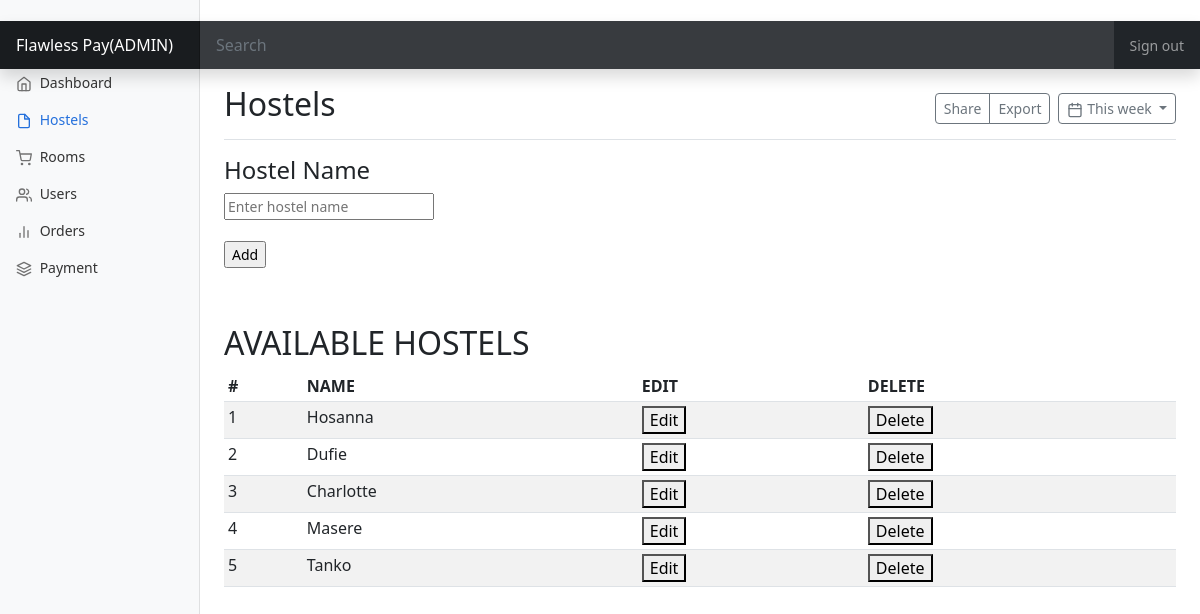
/Admin/hostels.php (signed in), run on the app's committed database.
### tables this page shows
CREATE TABLE `hostels` (
  `hostel_id` int(11) NOT NULL,
  `hostel_name` varchar(100) NOT NULL
);

### Controller/infrastructure_controller.php (called while the page is built, shortened)
<?php
include_once("../classes/infrastructure_class.php");
function selectAllHostels_ctr(){
    $selectAll= new infrastructure_class();
    return $selectAll->selectAllHostels_cls();
}
?>

### Classes/infrastructure_class.php (called while the page is built, shortened)
<?php
require_once("../Settings/db_class.php");
class infrastructure_class extends db_connection{
	public function selectAllHostels_cls(){
		$selallsql = "SELECT * FROM hostels";
		return $this -> db_fetch_all($selallsql);
	}
}
?>

### Settings/db_class.php (called while the page is built, shortened)
<?php
class db_connection
{
	public $db = null;
	public $results = null;
	function db_connect(){
		$this->db = mysqli_connect(DB_SERVER,DB_USERNAME,DB_PASSWORD,DB_NAME);
		if (mysqli_connect_errno()) {
			return false;
		}else{
			return true;
		}
	}
	function db_query($sqlQuery){
		$this->results = mysqli_query($this->db,$sqlQuery);
		if ($this->results == false) {
			return false;
		}else{
			return true;
		}
	}
	function db_fetch_all($sql){
		if(!$this->db_query($sql)){
			return false;
		}
		return mysqli_fetch_all($this->results, MYSQLI_ASSOC);
	}
}
?>

### Admin/hostels.php (the view, shortened to what this page needs)
<?php
    include("../Controller/infrastructure_controller.php");
    if(isset($_SESSION["loggedin"]) && $_SESSION["loggedin"] === true){
        if($_SESSION["role"] == 1){
        }
        else{
            echo '<a href=".../login/login.php"">Login</a>';
        }
    }
    else{
        header("location: ../login/login.php");
    }
?>
<!doctype html>
<html lang="en">
  <head>
<link href="../css/bootstrap.min.css" rel="stylesheet">
    <link href="../css/dashboard.css" rel="stylesheet">
  </head>
  <body>
<header class="navbar navbar-dark sticky-top bg-dark flex-md-nowrap p-0 shadow">
  <a class="navbar-brand col-md-3 col-lg-2 me-0 px-3 fs-6" href="#">Flawless Pay(ADMIN)</a>
  <input class="form-control form-control-dark w-100 rounded-0 border-0" type="text" placeholder="Search" aria-label="Search">
  <div class="navbar-nav">
    <div class="nav-item text-nowrap">
      <a class="nav-link px-3" href="../login/logout.php">Sign out</a>
    </div>
  </div>
</header>
<div class="container-fluid">
  <div class="row">
    <nav id="sidebarMenu" class="col-md-3 col-lg-2 d-md-block bg-light sidebar collapse">
      <div class="position-sticky pt-3 sidebar-sticky">
        <ul class="nav flex-column">
          <li class="nav-item">
            <a class="nav-link" aria-current="page" href="index.php">
              <span data-feather="home" class="align-text-bottom"></span>
              Dashboard
            </a>
          </li>
          <li class="nav-item">
            <a class="nav-link active" href="#">
              <span data-feather="file" class="align-text-bottom"></span>
              Hostels
            </a>
          </li>
          <li class="nav-item">
            <a class="nav-link" href="rooms.php">
              <span data-feather="shopping-cart" class="align-text-bottom"></span>
              Rooms
            </a>
          </li>
          <li class="nav-item">
            <a class="nav-link" href="users.php">
              <span data-feather="users" class="align-text-bottom"></span>
              Users
            </a>
          </li>
          <li class="nav-item">
            <a class="nav-link" href="orders.php">
              <span data-feather="bar-chart-2" class="align-text-bottom"></span>
              Orders
            </a>
          </li>
          <li class="nav-item">
            <a class="nav-link" href="payment.php">
              <span data-feather="layers" class="align-text-bottom"></span>
              Payment
            </a>
          </li>
        </ul>
      </div>
    </nav>
    <main class="col-md-9 ms-sm-auto col-lg-10 px-md-4">
      <div class="d-flex justify-content-between flex-wrap flex-md-nowrap align-items-center pt-3 pb-2 mb-3 border-bottom">
        <h1 class="h2">Hostels</h1>
        <div class="btn-toolbar mb-2 mb-md-0">
          <div class="btn-group me-2">
            <button type="button" class="btn btn-sm btn-outline-secondary">Share</button>
            <button type="button" class="btn btn-sm btn-outline-secondary">Export</button>
          </div>
          <button type="button" class="btn btn-sm btn-outline-secondary dropdown-toggle">
            <span data-feather="calendar" class="align-text-bottom"></span>
            This week
          </button>
        </div>
      </div>
        <form action= "../Actions/add_hostel.php" method="POST">
            <h4>Hostel Name</h4>
            <input type="text" name="hostel" placeholder="Enter hostel name" id="adminHostel" required>
            <br>
            <br>
            <input type="submit" name="hostelinfo" id="add_hostelinfo" value="Add">
        </form>
        <br>
        <br>
      <h2>AVAILABLE HOSTELS</h2>
      <div class="table-responsive">
        <table class="table table-striped table-sm">
          <thead>
            <tr>
              <th scope="col">#</th>
              <th scope="col">NAME</th>
              <th scope="col">EDIT</th>
              <th scope="col">DELETE</th>
            </tr>
          </thead>
          <tbody>
            <?php
                $selectall= selectAllHostels_ctr();
                foreach ($selectall as $row)
                :
            ?>
            <tr>
                <td><?php echo $row['hostel_id']; ?></td>
                <td><?php echo $row['hostel_name']; ?></td>
                <td>
                    <a href="edithostel.php?id=<?php echo $row['hostel_id']; ?>" class="edit"><button>Edit</button></a>
                </td>
                <td>
                    <a onclick="return confirm('Record will be deleted. Proceed?');" href="../Actions/delete_hostel.php?id=<?php echo $row['hostel_id']; ?>" class="edit"><button>Delete</button></a>
                </td>
            </tr>
            <?php endforeach;?>
          </tbody>
        </table>
      </div>
    </main>
  </div>
</div>
  </body>
</html>

### css/dashboard.css (style rules this page uses)
body { font-size: .875rem; }
.feather { width: 16px; height: 16px; }
.sidebar { position: fixed; top: 0; bottom: 0; left: 0; z-index: 100; padding: 48px 0 0; box-shadow: inset -1px 0 0 rgba(0, 0, 0, .1); }
.sidebar-sticky { height: calc(100vh - 48px); overflow-x: hidden; overflow-y: auto; }
.sidebar .nav-link { font-weight: 500; color: #333; }
.sidebar .nav-link .feather { margin-right: 4px; color: #727272; }
.sidebar .nav-link.active { color: #2470dc; }
.sidebar .nav-link:hover .feather, .sidebar .nav-link.active .feather { color: inherit; }
.navbar-brand { padding-top: .75rem; padding-bottom: .75rem; background-color: rgba(0, 0, 0, .25); box-shadow: inset -1px 0 0 rgba(0, 0, 0, .25); }
.navbar .form-control { padding: .75rem 1rem; }
.form-control-dark { color: #fff; background-color: rgba(255, 255, 255, .1); border-color: rgba(255, 255, 255, .1); }

### data on the page
hostels: hostel_id "1", hostel_name "Hosanna"
hostels: hostel_id "2", hostel_name "Dufie"
hostels: hostel_id "3", hostel_name "Charlotte"
hostels: hostel_id "4", hostel_name "Masere"
hostels: hostel_id "5", hostel_name "Tanko"
